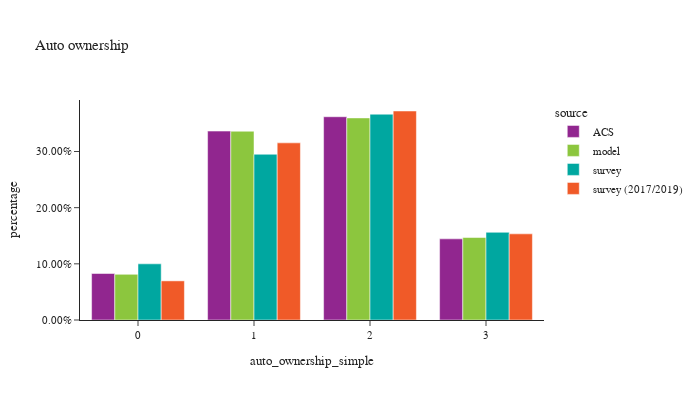

The notebook cell this image was saved under:
### Code cell
df_plot = hh.groupby(['source','auto_ownership_simple'])['hhexpfac'].sum().reset_index()
df_plot = pd.concat([df_plot,df_acs])
df_plot = df_plot.reset_index(drop=True)
df_plot['percentage'] = df_plot.groupby(['source'], group_keys=False)['hhexpfac'].\
        apply(lambda x: x / float(x.sum()))

df_plot_ct = hh.groupby(['source','auto_ownership_simple'])['hhexpfac'].count().reset_index(). \
    rename(columns={'hhexpfac':'sample count'})
df_plot = df_plot.merge(df_plot_ct, on=['source','auto_ownership_simple'], how='left')
df_plot = df_plot[df_plot['auto_ownership_simple'] != '-1']

fig = px.bar(df_plot.sort_values(by=['source']), x="auto_ownership_simple", y="percentage", color="source",
             hover_data=['sample count'],
             barmode="group",title="Auto ownership")
fig.update_layout(height=400, width=700, font=dict(size=11),
                  yaxis=dict(tickformat=".2%"))
fig.show()

### Figure 1 — Plotly figure (JSON) as saved in the notebook; plotly's stock layout.template omitted (floating-point values rounded to 4 significant figures)
{"data": [{"alignmentgroup": "True", "customdata": [[null], [null], [null], [null], [null]], "hovertemplate": "source=ACS<br>auto_ownership_simple=%{x}<br>percentage=%{y}<br>sample count=%{customdata[0]}<extra></extra>", "legendgroup": "ACS", "marker": {"color": "#91268F", "pattern": {"shape": ""}}, "name": "ACS", "offsetgroup": "ACS", "orientation": "v", "showlegend": true, "textposition": "auto", "type": "bar", "x": ["4+", 2, 1, 0, 3], "xaxis": "x", "y": [0.07446, 0.3619, 0.3364, 0.08278, 0.1445], "yaxis": "y"}, {"alignmentgroup": "True", "customdata": [[141100.0], [131800.0], [254900.0], [624700.0], [583600.0]], "hovertemplate": "source=model<br>auto_ownership_simple=%{x}<br>percentage=%{y}<br>sample count=%{customdata[0]}<extra></extra>", "legendgroup": "model", "marker": {"color": "#8CC63E", "pattern": {"shape": ""}}, "name": "model", "offsetgroup": "model", "orientation": "v", "showlegend": true, "textposition": "auto", "type": "bar", "x": ["0", "4+", "3", "2", "1"], "xaxis": "x", "y": [0.08128, 0.07594, 0.1468, 0.3598, 0.3361], "yaxis": "y"}, {"alignmentgroup": "True", "customdata": [[1576.0], [1034.0], [268.0], [572.0], [118.0]], "hovertemplate": "source=survey<br>auto_ownership_simple=%{x}<br>percentage=%{y}<br>sample count=%{customdata[0]}<extra></extra>", "legendgroup": "survey", "marker": {"color": "#00A7A0", "pattern": {"shape": ""}}, "name": "survey", "offsetgroup": "survey", "orientation": "v", "showlegend": true, "textposition": "auto", "type": "bar", "x": ["1", "2", "3", "0", "4+"], "xaxis": "x", "y": [0.2951, 0.3664, 0.1562, 0.09999, 0.0819], "yaxis": "y"}, {"alignmentgroup": "True", "customdata": [[1077.0], [2960.0], [1662.0], [347.0], [141.0]], "hovertemplate": "source=survey (2017/2019)<br>auto_ownership_simple=%{x}<br>percentage=%{y}<br>sample count=%{customdata[0]}<extra></extra>", "legendgroup": "survey (2017/2019)", "marker": {"color": "#F05A28", "pattern": {"shape": ""}}, "name": "survey (2017/2019)", "offsetgroup": "survey (2017/2019)", "orientation": "v", "showlegend": true, "textposition": "auto", "type": "bar", "x": ["0", "1", "2", "3", "4+"], "xaxis": "x", "y": [0.06967, 0.3154, 0.3721, 0.1534, 0.08708], "yaxis": "y"}], "layout": {"barmode": "group", "font": {"size": 11}, "height": 400, "legend": {"title": {"text": "source"}, "tracegroupgap": 0}, "title": {"text": "Auto ownership"}, "width": 700, "xaxis": {"anchor": "y", "domain": [0.0, 1.0], "title": {"text": "auto_ownership_simple"}}, "yaxis": {"anchor": "x", "domain": [0.0, 1.0], "tickformat": ".2%", "title": {"text": "percentage"}}}}
